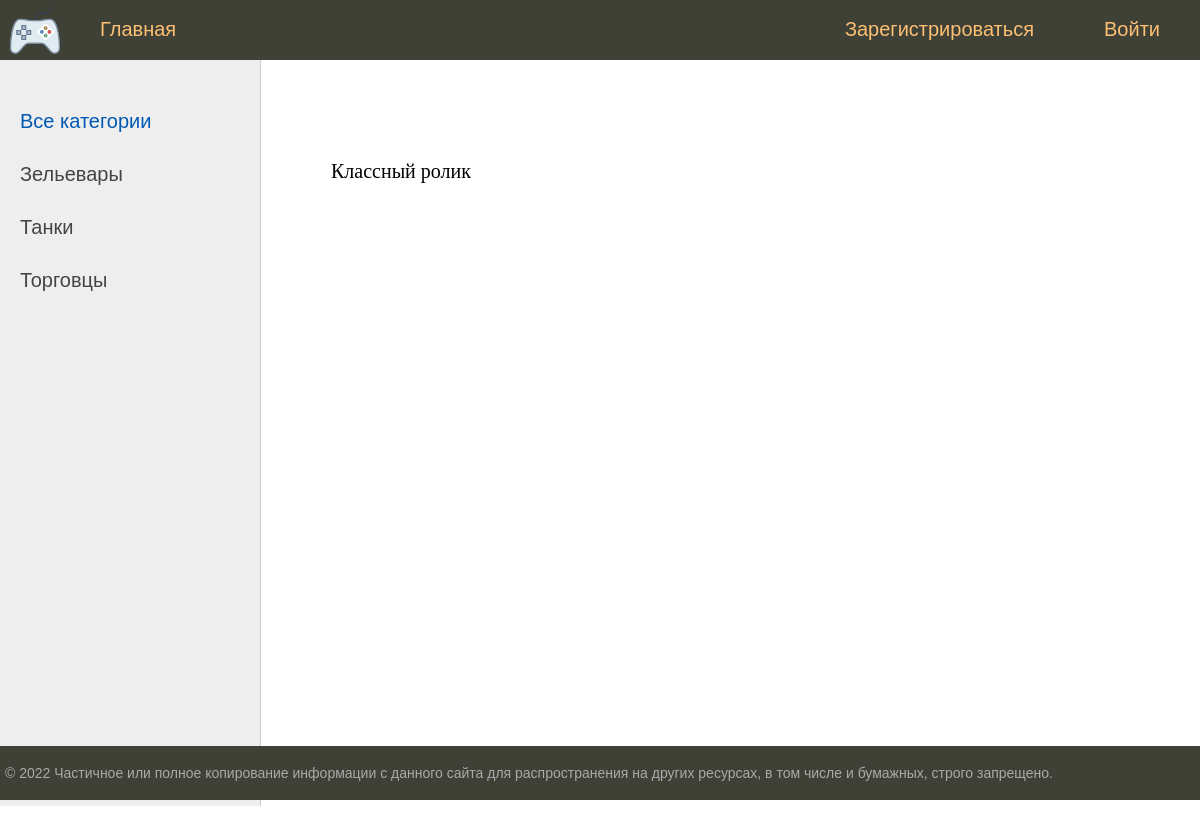
Screenshot of /reply/1/ with the database file from the repository.
### bboard/models.py (models this page shows, shortened)
class Category(models.Model):
    name = models.CharField(
        max_length=64,
        unique=True,
        verbose_name='Категория',
        help_text='Имя категории длинной не более 64 символов ',
    )
    slug = models.SlugField(max_length=255, unique=True, db_index=True, verbose_name="URL")
    def get_absolute_url(self):
        return reverse('category', kwargs={'cat_slug': self.slug})
    class Meta:
        verbose_name = 'Категория'
        verbose_name_plural = 'Категории'

class Reply(models.Model):
    user = models.ForeignKey('User', on_delete=models.CASCADE, verbose_name="Пользователь")
    post = models.ForeignKey('Post', on_delete=models.CASCADE, verbose_name="Пост")
    time_create = models.DateTimeField(auto_now_add=True)
    time_update = models.DateTimeField(auto_now=True)
    text = models.TextField(blank=True, verbose_name="Текс")
    is_approved = models.BooleanField(default=False, verbose_name="Разрешено")
    class Meta:
        verbose_name = 'Отклик'
        verbose_name_plural = 'Отклики'

### bboard/views.py (the view)
# urls.py: path('reply/<int:pk>/', ReplyDetail.as_view(), name='reply'),
class ReplyDetail(DataMixin, DetailView):
    model = Reply
    template_name = 'bboard/reply.html'
    context_object_name = 'reply'
    def get_context_data(self, *, object_list=None, **kwargs):
        context = super().get_context_data(**kwargs)
        c_def = self.get_user_context(title="Отклик на объявление")
        return dict(list(context.items()) + list(c_def.items()))

### bboard/utils.py (called while the page is built)
    def get_user_context(self, **kwargs):
        context = kwargs
        categories = Category.objects.annotate(Count('post'))
        user_menu = menu.copy()
        if not self.request.user.is_authenticated:
            for i in range(3):
                user_menu.pop(1)
        else:
            user_menu.pop(4)
        context['menu'] = user_menu
        context['categories'] = categories
        if 'cat_selected' not in context:
            context['cat_selected'] = 0
        return context

### bboard/templates/bboard/reply.html (shortened to what this page needs)
{% extends 'base.html' %}
{% block content %}
{{reply.text|linebreaks}}
{% endblock %}

### templates/base.html (shortened to what this page needs)
<!DOCTYPE html>
<html>
<head>
	{% load static %}
	{% load bboard_tags %}
	<link type="text/css" href="{% static 'bboard/css/styles.css' %}" rel="stylesheet" />
</head>
<body>
	<table class="table-page" border=0 cellpadding="0" cellspacing="0">
	<tr><td valign=top>
	{% block mainmenu %}
			<div class="header">
				<ul id="mainmenu" class="mainmenu">
					<li class="logo"><a href="{% url 'home' %}"><div class="logo"></div></a></li>
					{% for m in menu %}
						{% if not forloop.last %}
							<li><a href="{% url m.url_name %}">{{ m.title }}</a></li>
						{% else %}
							<li class="last"><a href="{% url m.url_name %}">{{ m.title }}</a></li>
						{% endif %}
					{% endfor %}
					{% if user.is_authenticated %}
						<li class="last" style="color: #93a1a1 ">Пользователь: {{ user }}</li>
					{% else %}
						<li class="last"><a href="{% url 'register' %}">Зарегистрироваться</a></li>
					{% endif %}
				</ul>
			</div>
	{% endblock mainmenu %}
	<table class="table-content" border=0 cellpadding="0" cellspacing="0">
	<tr>
		<td valign="top" class="left-chapters">
		<ul id="leftchapters">
			{% if cat_selected == 0 %}
				<li class="selected">Все категории</li>
			{% else %}
				<li><a href="{% url 'home' %}">Все категории</a></li>
			{% endif %}
			{% for c in categories %}
			{% if c.post__count > 0 %}
					{% if c.pk == cat_selected %}
						<li class="selected">{{c.name}}</li>
					{% else %}
						<li><a href="{{ c.get_absolute_url }}">{{c.name}}</a></li>
					{% endif %}
			{% endif %}
			{% endfor %}
		</ul>
	</td>
	<td valign="top" class="content">
		<div class="content-text">
			{% block content %}
			{% endblock %}
		</div>
	</td></tr></table>
	</td></tr>
	<tr><td valign=top>
		<div id="footer">
			<p>&copy; 2022 Частичное или полное копирование информации с данного сайта для распространения на других ресурсах, в том числе и бумажных, строго запрещено.</p>
		</div>
	</td></tr></table>
</body>
</html>

### bboard/static/bboard/css/styles.css (style rules this page uses)
html, body { font-family: 'Arial'; margin: 0; padding: 0; height: 100%; width: 100%; color: #444; }
a { color: #0059b2; text-decoration: none; }
.table-page { width: 100%; height: 100%; vertical-align: top; }
.table-page tr { height: 100%; }
.header { background: #3F4137; height: 60px; }
.logo { background: url('../images/logo.png') no-repeat 10px 5px; width: 70px; height: 60px; }
ul.mainmenu { list-style: none; margin: 0; padding: 0; height: 60px; color: #fdc073; font-size: 20px; overflow: hidden; }
ul.mainmenu li { float: left; margin: 18px 40px 0 30px; }
ul.mainmenu li.logo { margin: 0; }
ul.mainmenu li.last { float: right; }
ul.mainmenu li a { color: #fdc073; text-decoration: none; }
.table-content { width: 100%; min-height: 100%; height: 100%; }
.left-chapters { margin: 0; background: #eee; border-right: 1px solid #ccc; min-height: 100%; }
.left-chapters ul { width: 230px; min-height: 100%; margin: 0; padding: 20px 10px 10px 20px; list-style: none; font-size: 20px; }
.left-chapters ul li { margin: 30px 0 0 0; color: #999; }
.left-chapters ul li.selected { color: #0059b2; }
.left-chapters ul li a { color: #444; text-decoration: none; }
.content { padding: 40px 20px 20px 40px; width: 100%; box-sizing: border-box; }
.content-text { margin: 60px 0 0 30px; color: #000; font-size: 20px; font-family: Yandex Sans Display Light; }
#footer { box-sizing: border-box; background: #3F4137; padding: 5px; color: #aaa; font-size: 14px; font-family: Verdana, Geneva, Arial, Helvetica; text-align: left; overflow: hidden; }

### rows the page displays
Category: name "Зельевары"
Category: name "Танки"
Category: name "Торговцы"
Reply: text "Классный ролик"

### other values shown
{{ m.title }} "Главная"
{{ m.title }} "Войти"
